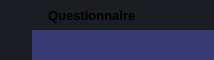
        <widget class="QFrame" name="frame_top">
         <property name="maximumSize">
          <size>
           <width>16777215</width>
           <height>60</height>
          </size>
         </property>
         <property name="styleSheet">
          <string notr="true">background-color: transparent;</string>
         </property>
         <property name="frameShape">
          <enum>QFrame::NoFrame</enum>
         </property>
         <property name="frameShadow">
          <enum>QFrame::Raised</enum>
         </property>
         <layout class="QHBoxLayout" name="horizontalLayout_3">
          <property name="spacing">
           <number>0</number>
          </property>
          <property name="leftMargin">
           <number>0</number>
          </property>
          <property name="topMargin">
           <number>0</number>
          </property>
          <property name="rightMargin">
           <number>0</number>
          </property>
          <property name="bottomMargin">
           <number>0</number>
          </property>
          <item>
           <widget class="QFrame" name="frame_toggle">
            <property name="maximumSize">
             <size>
              <width>70</width>
              <height>16777215</height>
             </size>
            </property>
            <property name="styleSheet">
             <string notr="true">background-color: rgb(27, 29, 35);</string>
            </property>
            <property name="frameShape">
             <enum>QFrame::NoFrame</enum>
            </property>
            <property name="frameShadow">
             <enum>QFrame::Raised</enum>
            </property>
            <layout class="QVBoxLayout" name="verticalLayout_3">
             <property name="spacing">
              <number>0</number>
             </property>
             <property name="leftMargin">
              <number>0</number>
             </property>
             <property name="topMargin">
              <number>0</number>
             </property>
             <property name="rightMargin">
              <number>0</number>
             </property>
             <property name="bottomMargin">
              <number>0</number>
             </property>
             <item>
              <widget class="QPushButton" name="btn_toggle_menu">
               <property name="sizePolicy">
                <sizepolicy hsizetype="Expanding" vsizetype="Expanding">
                 <horstretch>0</horstretch>
                 <verstretch>0</verstretch>
                </sizepolicy>
               </property>
               <property name="styleSheet">
                <string notr="true">QPushButton {
	background-image: url(:/24x24/icons/24x24/cil-menu.png);
	background-position: center;
	background-repeat: no-reperat;
	border: none;
	background-color: rgb(27, 29, 35);
}
QPushButton:hover {
	background-color: rgb(33, 37, 43);
}
QPushButton:pressed {	
	background-color: rgb(85, 170, 255);
}</string>
               </property>
               <property name="text">
                <string/>
               </property>
              </widget>
             </item>
            </layout>
           </widget>
          </item>
          <item>
           <widget class="QFrame" name="frame_top_right">
            <property name="styleSheet">
             <string notr="true">background: transparent;</string>
            </property>
            <property name="frameShape">
             <enum>QFrame::NoFrame</enum>
            </property>
            <property name="frameShadow">
             <enum>QFrame::Raised</enum>
            </property>
            <layout class="QVBoxLayout" name="verticalLayout_2">
             <property name="spacing">
              <number>0</number>
             </property>
             <property name="leftMargin">
              <number>0</number>
             </property>
             <property name="topMargin">
              <number>0</number>
             </property>
             <property name="rightMargin">
              <number>0</number>
             </property>
             <property name="bottomMargin">
              <number>0</number>
             </property>
             <item>
              <widget class="QFrame" name="frame_top_btns">
               <property name="maximumSize">
                <size>
                 <width>16777215</width>
                 <height>30</height>
                </size>
               </property>
               <property name="styleSheet">
                <string notr="true">background-color: rgba(33, 37, 43, 150);</string>
               </property>
               <property name="frameShape">
                <enum>QFrame::NoFrame</enum>
               </property>
               <property name="frameShadow">
                <enum>QFrame::Raised</enum>
               </property>
               <layout class="QHBoxLayout" name="horizontalLayout_4">
                <property name="spacing">
                 <number>0</number>
                </property>
                <property name="leftMargin">
                 <number>0</number>
                </property>
                <property name="topMargin">
                 <number>0</number>
                </property>
                <property name="rightMargin">
                 <number>0</number>
                </property>
                <property name="bottomMargin">
                 <number>0</number>
                </property>
                <item>
                 <widget class="QFrame" name="frame_label_top_btns">
                  <property name="styleSheet">
                   <string notr="true">background-color: rgb(27, 29, 35);</string>
                  </property>
                  <property name="frameShape">
                   <enum>QFrame::NoFrame</enum>
                  </property>
                  <property name="frameShadow">
                   <enum>QFrame::Raised</enum>
                  </property>
                  <layout class="QHBoxLayout" name="horizontalLayout_10">
                   <property name="spacing">
                    <number>0</number>
                   </property>
                   <property name="leftMargin">
                    <number>8</number>
                   </property>
                   <property name="topMargin">
                    <number>0</number>
                   </property>
                   <property name="rightMargin">
                    <number>10</number>
                   </property>
                   <property name="bottomMargin">
                    <number>0</number>
                   </property>
                   <item>
                    <widget class="QFrame" name="frame_icon_top_bar">
                     <property name="maximumSize">
                      <size>
                       <width>30</width>
                       <height>30</height>
                      </size>
                     </property>
                     <property name="styleSheet">
                      <string notr="true">background: transparent;
background-image: url(:/16x16/icons/16x16/cil-clock.png);
background-position: center;
background-repeat: no-repeat;
background-color: rgb(27, 29, 35);</string>
                     </property>
                     <property name="frameShape">
                      <enum>QFrame::StyledPanel</enum>
                     </property>
                     <property name="frameShadow">
                      <enum>QFrame::Raised</enum>
                     </property>
                    </widget>
                   </item>
                   <item>
                    <widget class="QLabel" name="label_title_bar_top">
                     <property name="font">
                      <font>
                       <family>Segoe UI</family>
                       <pointsize>10</pointsize>
                       <weight>75</weight>
                       <bold>true</bold>
                      </font>
                     </property>
                     <property name="styleSheet">
                      <string notr="true">background: transparent;
margin-left: 5px;
background-color: rgb(27, 29, 35);
</string>
                     </property>
                     <property name="text">
                      <string>Questionnaire</string>
                     </property>
                    </widget>
                   </item>
                  </layout>
                 </widget>
                </item>
                <item>
                 <widget class="QFrame" name="frame_btns_right">
                  <property name="maximumSize">
                   <size>
                    <width>120</width>
                    <height>16777215</height>
                   </size>
                  </property>
                  <property name="frameShape">
                   <enum>QFrame::NoFrame</enum>
                  </property>
                  <property name="frameShadow">
                   <enum>QFrame::Raised</enum>
                  </property>
                  <layout class="QHBoxLayout" name="horizontalLayout_5">
                   <property name="spacing">
                    <number>0</number>
                   </property>
                   <property name="leftMargin">
                    <number>0</number>
                   </property>
                   <property name="topMargin">
                    <number>0</number>
                   </property>
                   <property name="rightMargin">
                    <number>0</number>
                   </property>
                   <property name="bottomMargin">
                    <number>0</number>
                   </property>
                   <item>
                    <widget class="QPushButton" name="btn_minimize">
                     <property name="sizePolicy">
                      <sizepolicy hsizetype="Minimum" vsizetype="Expanding">
                       <horstretch>0</horstretch>
                       <verstretch>0</verstretch>
                      </sizepolicy>
                     </property>
                     <property name="toolTip">
                      <string>Minimize</string>
                     </property>
                     <property name="styleSheet">
                      <string notr="true">QPushButton {	
	border: none;
	background-color: transparent;
   background-color: rgb(27, 29, 35);
}
QPushButton:hover {
	background-color: rgb(25, 25, 25)
}
QPushButton:pressed {	
	background-color: rgb(85, 170, 255);
}

</string>
                     </property>
                     <property name="text">
                      <string/>
                     </property>
                     <property name="icon">
                      <iconset resource="files.qrc">
                       <normaloff>:/16x16/icons/16x16/cil-window-minimize.png</normaloff>:/16x16/icons/16x16/cil-window-minimize.png</iconset>
                     </property>
                    </widget>
                   </item>
                   <item>
                    <widget class="QPushButton" name="btn_close">
                     <property name="sizePolicy">
                      <sizepolicy hsizetype="Minimum" vsizetype="Expanding">
                       <horstretch>0</horstretch>
                       <verstretch>0</verstretch>
                      </sizepolicy>
                     </property>
                     <property name="toolTip">
                      <string>Close</string>
                     </property>
                     <property name="styleSheet">
                      <string notr="true">QPushButton {	
	border: none;
	background-color: transparent;
   background-color: rgb(27, 29, 35);
}
QPushButton:hover {
	background-color: rgb(44, 49, 60)
}
QPushButton:pressed {	
	background-color: rgb(85, 170, 255);
}</string>
                     </property>
                     <property name="text">
                      <string/>
                     </property>
                     <property name="icon">
                      <iconset resource="files.qrc">
                       <normaloff>:/16x16/icons/16x16/cil-x.png</normaloff>:/16x16/icons/16x16/cil-x.png</iconset>
                     </property>
                    </widget>
                   </item>
                  </layout>
                 </widget>
                </item>
               </layout>
              </widget>
             </item>
             <item>
              <widget class="QFrame" name="frame_top_info">
               <property name="styleSheet">
                <string notr="true">background-color: rgb(56, 58, 115);</string>
               </property>
               <property name="frameShape">
                <enum>QFrame::NoFrame</enum>
               </property>
               <property name="frameShadow">
                <enum>QFrame::Raised</enum>
               </property>
               <layout class="QHBoxLayout" name="horizontalLayout_8">
                <property name="spacing">
                 <number>0</number>
                </property>
                <property name="leftMargin">
                 <number>10</number>
                </property>
                <property name="topMargin">
                 <number>0</number>
                </property>
                <property name="rightMargin">
                 <number>10</number>
                </property>
                <property name="bottomMargin">
                 <number>0</number>
                </property>
                <item>
                 <widget class="QLabel" name="label_top_info_1">
                  <property name="font">
                   <font>
                    <family>Segoe UI</family>
                   </font>
                  </property>
                  <property name="styleSheet">
                   <string notr="true">color: rgb(98, 103, 111);
background-color: rgb(56, 58, 115);</string>
                  </property>
                  <property name="text">
                   <string/>
                  </property>
                 </widget>
                </item>
                <item>
                 <widget class="QLabel" name="label_top_info_2">
                  <property name="minimumSize">
                   <size>
                    <width>0</width>
                    <height>0</height>
                   </size>
                  </property>
                  <property name="maximumSize">
                   <size>
                    <width>250</width>
                    <height>16777215</height>
                   </size>
                  </property>
                  <property name="font">
                   <font>
                    <family>Segoe UI</family>
                    <weight>75</weight>
                    <bold>true</bold>
                   </font>
                  </property>
                  <property name="styleSheet">
                   <string notr="true">color: rgb(98, 103, 111);
background-color: rgb(56, 58, 115);</string>
                  </property>
                  <property name="text">
                   <string/>
                  </property>
                  <property name="alignment">
                   <set>Qt::AlignRight|Qt::AlignTrailing|Qt::AlignVCenter</set>
                  </property>
                 </widget>
                </item>
               </layout>
              </widget>
             </item>
            </layout>
           </widget>
          </item>
         </layout>
        </widget>
